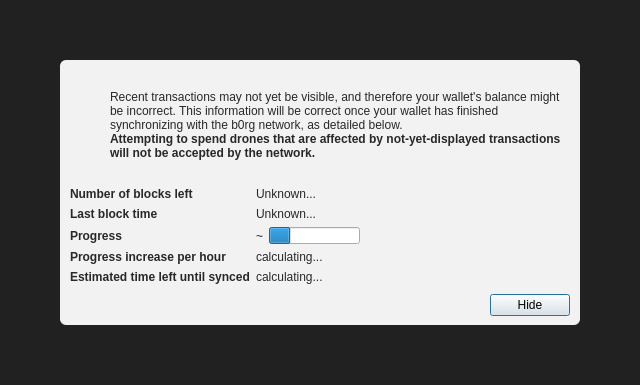
<?xml version="1.0" encoding="UTF-8"?>
<ui version="4.0">
 <class>ModalOverlay</class>
 <widget class="QWidget" name="ModalOverlay">
  <property name="geometry">
   <rect>
    <x>0</x>
    <y>0</y>
    <width>640</width>
    <height>385</height>
   </rect>
  </property>
  <property name="windowTitle">
   <string>Form</string>
  </property>
  <layout class="QVBoxLayout" name="verticalLayout" stretch="0">
   <property name="sizeConstraint">
    <enum>QLayout::SetDefaultConstraint</enum>
   </property>
   <property name="leftMargin">
    <number>0</number>
   </property>
   <property name="topMargin">
    <number>0</number>
   </property>
   <property name="rightMargin">
    <number>0</number>
   </property>
   <property name="bottomMargin">
    <number>0</number>
   </property>
   <item>
    <widget class="QWidget" name="bgWidget" native="true">
     <property name="styleSheet">
      <string notr="true">#bgWidget { background: rgba(0,0,0,220); }</string>
     </property>
     <layout class="QVBoxLayout" name="verticalLayoutMain" stretch="1">
      <property name="leftMargin">
       <number>60</number>
      </property>
      <property name="topMargin">
       <number>60</number>
      </property>
      <property name="rightMargin">
       <number>60</number>
      </property>
      <property name="bottomMargin">
       <number>60</number>
      </property>
      <item>
       <widget class="QWidget" name="contentWidget" native="true">
        <property name="styleSheet">
         <string notr="true">#contentWidget { background: rgba(255,255,255,240); border-radius: 6px; }

QLabel { color: rgb(40,40,40);  }</string>
        </property>
        <layout class="QVBoxLayout" name="verticalLayoutSub" stretch="1,0,0,0">
         <property name="spacing">
          <number>0</number>
         </property>
         <property name="leftMargin">
          <number>10</number>
         </property>
         <property name="topMargin">
          <number>10</number>
         </property>
         <property name="rightMargin">
          <number>10</number>
         </property>
         <property name="bottomMargin">
          <number>10</number>
         </property>
         <item>
          <layout class="QHBoxLayout" name="horizontalLayoutIconText" stretch="0,1">
           <property name="topMargin">
            <number>20</number>
           </property>
           <item>
            <layout class="QVBoxLayout" name="verticalLayoutIcon">
             <property name="leftMargin">
              <number>0</number>
             </property>
             <item>
              <widget class="QPushButton" name="warningIcon">
               <property name="enabled">
                <bool>false</bool>
               </property>
               <property name="text">
                <string/>
               </property>
               <property name="icon">
                <iconset>
                 <normaloff>:/icons/warning</normaloff>
                 <disabledoff>:/icons/warning</disabledoff>:/icons/warning</iconset>
               </property>
               <property name="iconSize">
                <size>
                 <width>48</width>
                 <height>48</height>
                </size>
               </property>
               <property name="flat">
                <bool>true</bool>
               </property>
              </widget>
             </item>
             <item>
              <spacer name="verticalSpacerWarningIcon">
               <property name="orientation">
                <enum>Qt::Vertical</enum>
               </property>
               <property name="sizeHint" stdset="0">
                <size>
                 <width>20</width>
                 <height>40</height>
                </size>
               </property>
              </spacer>
             </item>
            </layout>
           </item>
           <item>
            <layout class="QVBoxLayout" name="verticalLayoutInfoText">
             <property name="leftMargin">
              <number>0</number>
             </property>
             <property name="topMargin">
              <number>0</number>
             </property>
             <item>
              <widget class="QLabel" name="infoText">
               <property name="text">
                <string>Recent transactions may not yet be visible, and therefore your wallet's balance might be incorrect. This information will be correct once your wallet has finished synchronizing with the b0rg network, as detailed below.</string>
               </property>
               <property name="textFormat">
                <enum>Qt::RichText</enum>
               </property>
               <property name="wordWrap">
                <bool>true</bool>
               </property>
              </widget>
             </item>
             <item>
              <widget class="QLabel" name="infoTextStrong">
               <property name="font">
                <font>
                 <weight>75</weight>
                 <bold>true</bold>
                </font>
               </property>
               <property name="text">
                <string>Attempting to spend drones that are affected by not-yet-displayed transactions will not be accepted by the network.</string>
               </property>
               <property name="textFormat">
                <enum>Qt::RichText</enum>
               </property>
               <property name="wordWrap">
                <bool>true</bool>
               </property>
              </widget>
             </item>
             <item>
              <spacer name="verticalSpacerInTextSpace">
               <property name="orientation">
                <enum>Qt::Vertical</enum>
               </property>
               <property name="sizeHint" stdset="0">
                <size>
                 <width>20</width>
                 <height>40</height>
                </size>
               </property>
              </spacer>
             </item>
            </layout>
           </item>
          </layout>
         </item>
         <item>
          <spacer name="verticalSpacerAfterText">
           <property name="orientation">
            <enum>Qt::Vertical</enum>
           </property>
           <property name="sizeHint" stdset="0">
            <size>
             <width>20</width>
             <height>40</height>
            </size>
           </property>
          </spacer>
         </item>
         <item>
          <layout class="QFormLayout" name="formLayout">
           <property name="fieldGrowthPolicy">
            <enum>QFormLayout::FieldsStayAtSizeHint</enum>
           </property>
           <property name="horizontalSpacing">
            <number>6</number>
           </property>
           <property name="verticalSpacing">
            <number>6</number>
           </property>
           <property name="topMargin">
            <number>10</number>
           </property>
           <item row="0" column="0">
            <widget class="QLabel" name="labelNumberOfBlocksLeft">
             <property name="font">
              <font>
               <weight>75</weight>
               <bold>true</bold>
              </font>
             </property>
             <property name="text">
              <string>Number of blocks left</string>
             </property>
            </widget>
           </item>
           <item row="0" column="1">
            <widget class="QLabel" name="numberOfBlocksLeft">
             <property name="text">
              <string>Unknown...</string>
             </property>
            </widget>
           </item>
           <item row="1" column="0">
            <widget class="QLabel" name="labelLastBlockTime">
             <property name="font">
              <font>
               <weight>75</weight>
               <bold>true</bold>
              </font>
             </property>
             <property name="text">
              <string>Last block time</string>
             </property>
            </widget>
           </item>
           <item row="1" column="1">
            <widget class="QLabel" name="newestBlockDate">
             <property name="sizePolicy">
              <sizepolicy hsizetype="Maximum" vsizetype="Preferred">
               <horstretch>0</horstretch>
               <verstretch>0</verstretch>
              </sizepolicy>
             </property>
             <property name="text">
              <string>Unknown...</string>
             </property>
            </widget>
           </item>
           <item row="2" column="0">
            <widget class="QLabel" name="labelSyncDone">
             <property name="font">
              <font>
               <weight>75</weight>
               <bold>true</bold>
              </font>
             </property>
             <property name="text">
              <string>Progress</string>
             </property>
            </widget>
           </item>
           <item row="2" column="1">
            <layout class="QHBoxLayout" name="horizontalLayoutSync" stretch="0,1">
             <item>
              <widget class="QLabel" name="percentageProgress">
               <property name="text">
                <string notr="true">~</string>
               </property>
              </widget>
             </item>
             <item>
              <widget class="QProgressBar" name="progressBar">
               <property name="value">
                <number>24</number>
               </property>
               <property name="format">
                <string/>
               </property>
              </widget>
             </item>
            </layout>
           </item>
           <item row="4" column="0">
            <widget class="QLabel" name="labelProgressIncrease">
             <property name="font">
              <font>
               <weight>75</weight>
               <bold>true</bold>
              </font>
             </property>
             <property name="text">
              <string>Progress increase per hour</string>
             </property>
            </widget>
           </item>
           <item row="4" column="1">
            <widget class="QLabel" name="progressIncreasePerH">
             <property name="text">
              <string>calculating...</string>
             </property>
            </widget>
           </item>
           <item row="5" column="0">
            <widget class="QLabel" name="labelEstimatedTimeLeft">
             <property name="font">
              <font>
               <weight>75</weight>
               <bold>true</bold>
              </font>
             </property>
             <property name="text">
              <string>Estimated time left until synced</string>
             </property>
            </widget>
           </item>
           <item row="5" column="1">
            <widget class="QLabel" name="expectedTimeLeft">
             <property name="text">
              <string>calculating...</string>
             </property>
            </widget>
           </item>
          </layout>
         </item>
         <item>
          <layout class="QHBoxLayout" name="horizontalLayoutButtons">
           <property name="leftMargin">
            <number>10</number>
           </property>
           <property name="topMargin">
            <number>10</number>
           </property>
           <item>
            <spacer name="horizontalSpacer">
             <property name="orientation">
              <enum>Qt::Horizontal</enum>
             </property>
             <property name="sizeHint" stdset="0">
              <size>
               <width>40</width>
               <height>20</height>
              </size>
             </property>
            </spacer>
           </item>
           <item>
            <widget class="QPushButton" name="closeButton">
             <property name="text">
              <string>Hide</string>
             </property>
             <property name="shortcut">
              <string>Esc</string>
             </property>
             <property name="focusPolicy">
              <enum>Qt::StrongFocus</enum>
             </property>
             <property name="default">
              <bool>true</bool>
             </property>
            </widget>
           </item>
          </layout>
         </item>
        </layout>
       </widget>
      </item>
     </layout>
    </widget>
   </item>
  </layout>
 </widget>
 <resources/>
 <connections/>
</ui>
